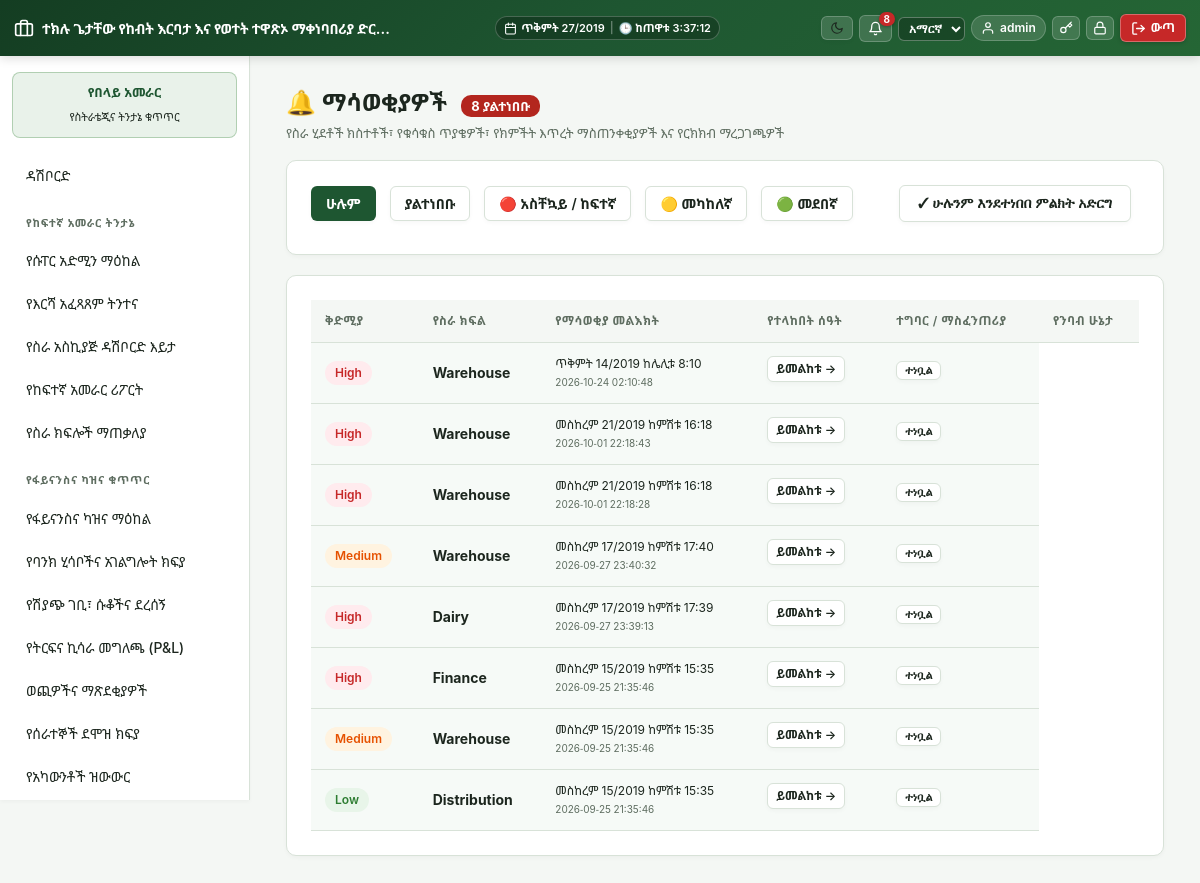
The page /modules/notifications.php (signed in) on the database as committed earlier.
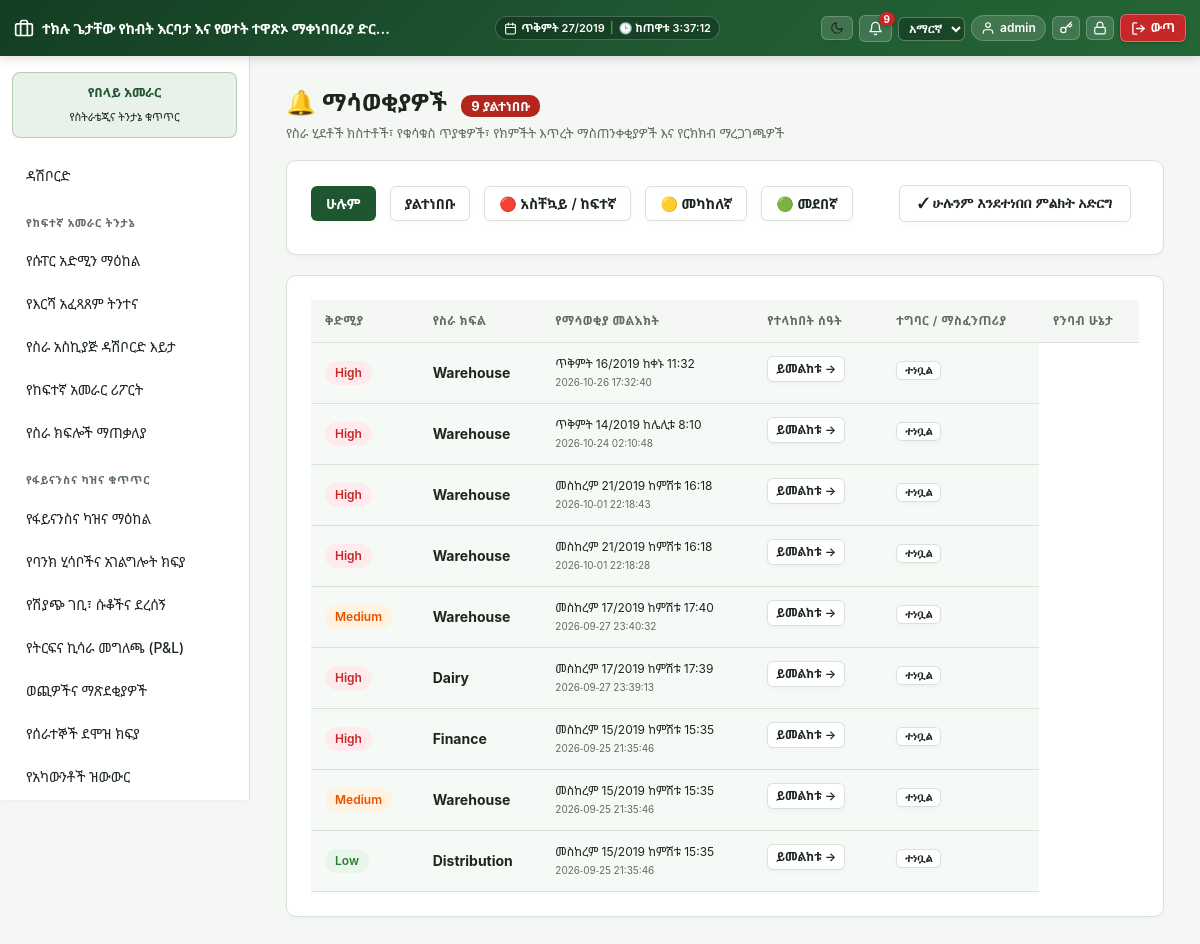
The same page on the database as committed later.
### tables this page shows
CREATE TABLE `notifications` (
  `id` int(11) NOT NULL,
  `module` varchar(50) NOT NULL,
  `priority` enum('low','medium','high') NOT NULL DEFAULT 'medium',
  `target_user_id` int(11) DEFAULT NULL,
  `target_role_id` int(11) DEFAULT NULL,
  `target_department_id` int(11) DEFAULT NULL,
  `message` varchar(255) NOT NULL,
  `link_url` varchar(255) DEFAULT NULL,
  `is_read` tinyint(1) NOT NULL DEFAULT 0,
  `created_at` datetime DEFAULT current_timestamp()
);

### includes/auth.php (called while the page is built, shortened)
<?php
require_once __DIR__ . '/../config/db.php';
require_once __DIR__ . '/functions.php';
function current_user(): ?array
{
    return $_SESSION['user'] ?? null;
}
function has_role($allowedRoles): bool
{
    $user = current_user();
    if ($user['role'] === 'super_admin') {
        return true;
    }
    return in_array($user['role'], $allowedRoles, true);
}

### includes/functions.php (called while the page is built, shortened)
<?php
require_once __DIR__ . '/../config/db.php';
require_once __DIR__ . '/ethiopian_calendar.php';
function h(?string $s): string { return htmlspecialchars($s ?? '', ENT_QUOTES, 'UTF-8'); }
function notifications_unread_count(): int
{
    $user   = current_user();
    $userId = (int) $user['id'];
    $roleId = (int) ($user['role_id'] ?? 0);
    $isBroadcastRole = in_array($user['role'] ?? '', ['super_admin', 'general_manager'], true);
    if ($isBroadcastRole) {
        $stmt = db()->prepare(
            "SELECT COUNT(*) FROM notifications n
             WHERE NOT EXISTS (
                 SELECT 1 FROM notification_reads nr WHERE nr.notification_id = n.id AND nr.user_id = ?
             )"
        );
        $stmt->execute([$userId]);
        return (int) $stmt->fetchColumn();
    }
    $stmt = db()->prepare(
        "SELECT COUNT(*) FROM notifications n
         WHERE (
             n.target_user_id = ?
             OR n.target_role_id = ?
             OR (n.target_user_id IS NULL AND n.target_role_id IS NULL AND n.target_department_id IS NULL)
         )
         AND NOT EXISTS (
             SELECT 1 FROM notification_reads nr WHERE nr.notification_id = n.id AND nr.user_id = ?
         )"
    );
    $stmt->execute([$userId, $roleId, $userId]);
    return (int) $stmt->fetchColumn();
}
function current_locale(): string
{
    $user = current_user();
    $locale = $user['locale'] ?? ($_SESSION['guest_locale'] ?? 'en');
    return array_key_exists($locale, SUPPORTED_LOCALES) ? $locale : 'en';
}
function t(string $key, ?string $fallback = null): string
{
    static $cache = [];
    $locale = current_locale();
    if (!isset($cache[$locale])) {
        $path = __DIR__ . "/lang/{$locale}.php";
        $cache[$locale] = file_exists($path) ? require $path : [];
    }
    if (!isset($cache['en'])) {
        $pathEn = __DIR__ . '/lang/en.php';
        $cache['en'] = file_exists($pathEn) ? require $pathEn : [];
    }
    return $cache[$locale][$key] ?? $cache['en'][$key] ?? $fallback ?? $key;
}
function current_theme(): string
{
    $user = current_user();
    $theme = $user['theme'] ?? ($_SESSION['guest_theme'] ?? 'light');
    return $theme === 'dark' ? 'dark' : 'light';
}

### config/db.php (called while the page is built, shortened)
<?php
function db(): PDO
{
    static $pdo = null;
    if ($pdo === null) {
        try {
            $pdo = new PDO(
                "mysql:host=" . DB_HOST . ";dbname=" . DB_NAME . ";charset=utf8mb4",
                DB_USER,
                DB_PASS,
                [
                    PDO::ATTR_ERRMODE => PDO::ERRMODE_EXCEPTION,
                    PDO::ATTR_DEFAULT_FETCH_MODE => PDO::FETCH_ASSOC,
                ]
            );
        } catch (PDOException $e) {
            die('Database connection failed: ' . htmlspecialchars($e->getMessage()) .
                '<br>Check config/db.php — is MySQL running in XAMPP, and does the "aleltu_eifms" database exist?');
        }
    }
    return $pdo;
}

### includes/ethiopian_calendar.php (called while the page is built, shortened)
<?php
class EthiopianDate {
    public static array $months = [
        1 => 'መስከረም',
        2 => 'ጥቅምት',
        3 => 'ህዳር',
        4 => 'ታህሳስ',
        5 => 'ጥር',
        6 => 'የካቲት',
        7 => 'መጋቢት',
        8 => 'ሚያዝያ',
        9 => 'ግንቦት',
        10 => 'ሰኔ',
        11 => 'ሐምሌ',
        12 => 'ነሐሴ',
        13 => 'ጳጉሜን'
    ];
    public static array $weekdays = [
        0 => 'እሁድ',
        1 => 'ሰኞ',
        2 => 'ማክሰኞ',
        3 => 'ረቡዕ',
        4 => 'ሐሙስ',
        5 => 'አርብ',
        6 => 'ቅዳሜ'
    ];
    public static function fromGregorian(int $gy, int $gm, int $gd): array {
        $jdn = gregoriantojd($gm, $gd, $gy);
        $r = ($jdn - self::ETHIOPIC_EPOCH) % 1461;
        $n = ($r % 365) + 365 * intdiv($r, 1460);
        $ey = 4 * intdiv($jdn - self::ETHIOPIC_EPOCH, 1461) + intdiv($r, 365) - intdiv($r, 1460);
        $em = intdiv($n, 30) + 1;
        $ed = ($n % 30) + 1;
        return [$ey, $em, $ed];
    }
    public static function format(?string $dateStr, string $format = 'medium'): string {
        $time = strtotime($dateStr);
        $gy = (int)date('Y', $time);
        $gm = (int)date('n', $time);
        $gd = (int)date('j', $time);
        $w  = (int)date('w', $time);
        [$ey, $em, $ed] = self::fromGregorian($gy, $gm, $gd);
        $monthName = self::$months[$em] ?? '';
        $weekdayName = self::$weekdays[$w] ?? '';
        return match ($format) {
            'short'   => sprintf('%02d/%02d/%04d', $ed, $em, $ey),
            'numeric' => sprintf('%04d-%02d-%02d', $ey, $em, $ed),
            'long'    => sprintf('%s፣ %s %d ቀን %d ዓ.ም', $weekdayName, $monthName, $ed, $ey),
            default   => sprintf('%s %d/%d', $monthName, $ed, $ey)
        };
    }
    public static function formatTime(?string $timeStr): string {
        $timestamp = strtotime($timeStr);
        $h = (int)date('H', $timestamp);
        $m = (int)date('i', $timestamp);
        $ethHour = ($h >= 6) ? ($h - 6) : ($h + 6);
        $period = '';
        if ($h >= 6 && $h < 12) {
            $period = 'ከጠዋቱ';
        } elseif ($h >= 12 && $h < 18) {
            $period = 'ከቀኑ';
        } elseif ($h >= 18 && $h < 24) {
            $period = 'ከምሽቱ';
        } else {
            $period = 'ከሌሊቱ';
        }
        return sprintf('%s %d:%02d', $period, $ethHour, $m);
    }
    public static function formatDateTime(?string $dateTimeStr): string {
        $d = self::format($dateTimeStr, 'medium');
        $t = self::formatTime($dateTimeStr);
        return "{$d} {$t}";
    }
}
function eth_datetime(?string $dateTimeStr): string {
    return EthiopianDate::formatDateTime($dateTimeStr);
}

### modules/notifications.php (the view, shortened to what the changed rows need)
<?php
require_once __DIR__ . '/../includes/functions.php';
require_once __DIR__ . '/../includes/auth.php';
require_once __DIR__ . '/../includes/header.php';
$isBroadcastRole = in_array($user['role'] ?? '', ['super_admin', 'general_manager'], true);
if ($isBroadcastRole) {
    $scopeClause = "1=1";
    $scopeParams = [];
}
$filterClause = "";
$filterParams = [];
$sql = "SELECT n.*, (SELECT 1 FROM notification_reads nr WHERE nr.notification_id = n.id AND nr.user_id = {$userId} LIMIT 1) AS is_read
        FROM notifications n WHERE {$scopeClause}{$filterClause} ORDER BY n.created_at DESC LIMIT 100";
$params = array_merge($scopeParams, $filterParams);
$stmt = db()->prepare($sql);
$stmt->execute($params);
$notifications = $stmt->fetchAll();
$unreadSql = "SELECT COUNT(*) FROM notifications n
              WHERE {$scopeClause}
              AND n.id NOT IN (SELECT notification_id FROM notification_reads WHERE user_id = {$userId})";
$cntStmt = db()->prepare($unreadSql);
$cntStmt->execute($scopeParams ?: []);
$unreadCount = (int) $cntStmt->fetchColumn();
?>
<div style="display:flex;justify-content:space-between;align-items:center;margin-bottom:16px;flex-wrap:wrap;gap:10px">
    <div>
        <h2 class="mt-0" style="margin-bottom:4px">🔔 <?= h(t('nav.notifications', 'Notifications Center')) ?>
            <?php if ($unreadCount > 0): ?>
                <span style="background:#b3261e;color:#fff;border-radius:10px;padding:2px 10px;font-size:13px;margin-left:8px"><?= $unreadCount ?> <?= current_locale() === 'am' ? 'ያልተነበቡ' : 'unread' ?></span>
            <?php endif; ?>
        </h2>
    </div>
</div>
<div class="card">
    <table>
        <thead>
            <tr>
                <th><?= current_locale() === 'am' ? 'ቅድሚያ' : 'Priority' ?></th>
                <th><?= current_locale() === 'am' ? 'የስራ ክፍል' : 'Module' ?></th>
                <th><?= current_locale() === 'am' ? 'የማሳወቂያ መልእክት' : 'Notification Message' ?></th>
                <th><?= current_locale() === 'am' ? 'የተላከበት ሰዓት' : 'Timestamp' ?></th>
                <th><?= current_locale() === 'am' ? 'ተግባር / ማስፈንጠሪያ' : 'Action / Link' ?></th>
                <th><?= current_locale() === 'am' ? 'የንባብ ሁኔታ' : 'Read Status' ?></th>
            </tr>
        </thead>
        <tbody>
        <?php foreach ($notifications as $n): ?>
            <tr style="<?= $n['is_read'] ? 'opacity:0.65' : 'background:rgba(46,125,50,0.04)' ?>">
                <td>
                    <span class="badge <?= $n['priority']==='high' ? 'sold' : ($n['priority']==='medium' ? 'dry' : 'active') ?>">
                        <?= h(ucfirst($n['priority'])) ?>
                    </span>
                </td>
                <td><strong><?= h(ucwords(str_replace('_', ' ', $n['module']))) ?></strong></td>
                <td style="font-size:12px;white-space:nowrap">
                    <div><?= eth_datetime($n['created_at']) ?></div>
                    <small class="text-muted" style="font-size:10px"><?= h($n['created_at']) ?></small>
                </td>
                <td>
                    <?php if (!empty($n['link_url'])): ?>
                        <a href="<?= h($n['link_url']) ?>" class="btn secondary" style="padding:3px 8px;font-size:12px"><?= h(t('common.view', 'View Record')) ?> &rarr;</a>
                    <?php else: ?>
                        <span class="text-muted">—</span>
                    <?php endif; ?>
                </td>
                <td>
                    <?php if (!$n['is_read']): ?>
                        <form method="post"><?= csrf_field() ?>
                            <button class="btn secondary" type="submit" style="padding:2px 8px;font-size:11px"><?= current_locale() === 'am' ? 'ተነቧል' : 'Mark Read' ?></button>
                        </form>
                    <?php else: ?>
                        <span class="text-muted" style="font-size:12px">✓ <?= current_locale() === 'am' ? 'የተነበበ' : 'read' ?></span>
                    <?php endif; ?>
                </td>
            </tr>
        <?php endforeach; ?>
        </tbody>
    </table>
</div>
<?php require_once __DIR__ . '/../includes/footer.php'; ?>

### includes/header.php (shortened to what the changed rows need)
<?php
require_once __DIR__ . '/auth.php';
$user = current_user();
?>
<!DOCTYPE html>
<html lang="<?= h(current_locale()) ?>" data-theme="<?= h(current_theme()) ?>">
<head>
    <link rel="stylesheet" href="<?= BASE_URL ?>/assets/css/app.css?v=<?= time() ?>">
</head>
<body>
<div class="topbar">
    <div class="topbar-actions">
        <a href="<?= BASE_URL ?>/modules/notifications.php" class="topbar-btn" title="<?= h(t('nav.notifications', 'ማሳወቂያዎች')) ?>" style="position:relative;padding:5px 8px;margin:0;text-decoration:none;display:inline-flex;align-items:center">
            <svg width="15" height="15" viewBox="0 0 24 24" fill="none" stroke="currentColor" stroke-width="2" stroke-linecap="round" stroke-linejoin="round"><path d="M18 8A6 6 0 0 0 6 8c0 7-3 9-3 9h18s-3-2-3-9"></path><path d="M13.73 21a2 2 0 0 1-3.46 0"></path></svg>
            <?php $unread = notifications_unread_count(); ?>
            <?php if ($unread > 0): ?>
                <span class="topbar-badge"><?= $unread ?></span>
            <?php endif; ?>
        </a>
    </div>
</div>
<?php
$currentScript = $_SERVER['SCRIPT_NAME'] ?? '';
$userRole = $user['role'] ?? '';
?>
<div class="layout">
    <div class="sidebar" id="sidebar">
        <?php if ($userRole === 'super_admin'): ?>
            <div style="padding:10px 12px;margin-bottom:14px;background:rgba(46,125,50,0.1);border:1px solid rgba(46,125,50,0.3);border-radius:8px;text-align:center">
                <strong style="color:var(--primary,#2e7d32);font-size:13px;display:block">የበላይ አመራር</strong>
                <small style="color:var(--text-muted);font-size:11px">የስትራቴጂና ትንታኔ ቁጥጥር</small>
            </div>
            <a href="<?= BASE_URL ?>/modules/admin/dashboard.php" class="<?= ($currentScript === BASE_URL . '/modules/admin/dashboard.php' || $currentScript === BASE_URL . '/index.php') ? 'active' : '' ?>"><?= h(t('nav.dashboard')) ?></a>
        <?php endif; ?>
        <?php foreach ($sidebarMenu as $sec): ?>
            <?php
            $visibleItems = array_filter($sec['items'], function($item) {
                return empty($item['roles']) || has_role($item['roles']);
            });
            ?>
            <?php if (!empty($visibleItems)): ?>
                <div class="section"><?= h($sec['title']) ?></div>
                <?php foreach ($visibleItems as $item): ?>
                    <?php $isActive = ($currentScript === $item['url']); ?>
                    <a href="<?= h($item['url']) ?>" class="<?= $isActive ? 'active' : '' ?>"><?= h($item['label']) ?></a>
                <?php endforeach; ?>
            <?php endif; ?>
        <?php endforeach; ?>
    </div>
    <div class="content">

Rows that differ between the two databases and show on the page:
added notifications: priority "High", module "Warehouse", created_at "ጥቅምት 16/2019 ከቀኑ 11:32", created_at "2026-10-26 17:32:40"
Other text that changed with them:
$unread: "8" → "9"
$unreadCount: "8" → "9"
